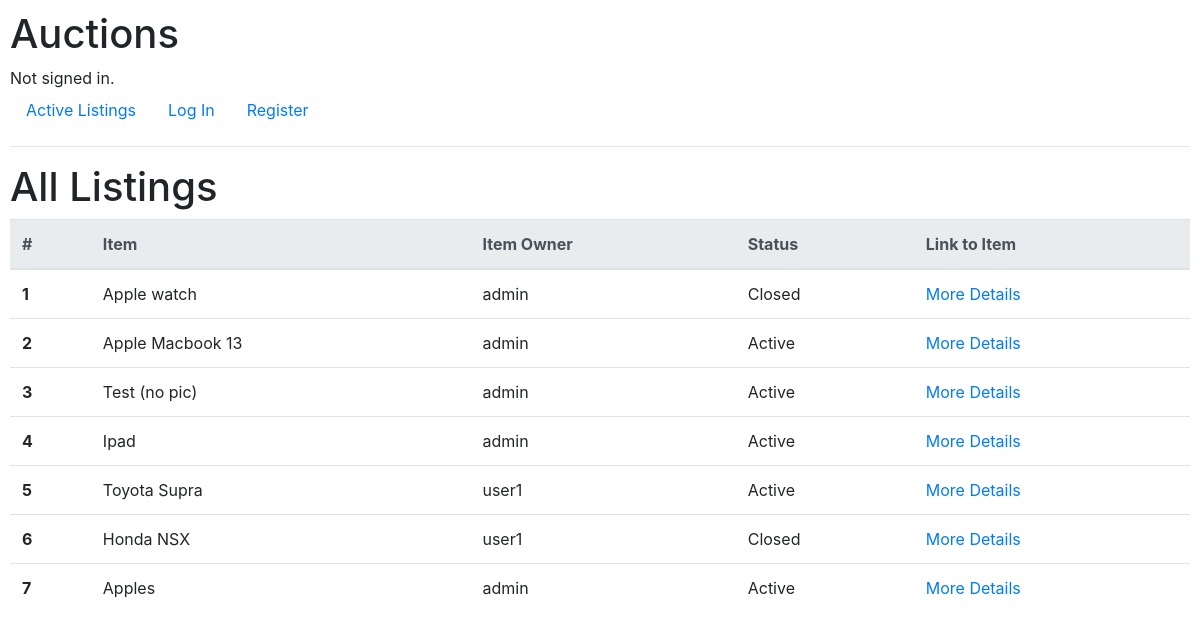
The app's page /view_all_listings with its own data.
### auctions/models.py (models this page shows, shortened)
class Auction(models.Model):
    item_name = models.CharField(max_length=64)
    item_category = models.ForeignKey(Category, on_delete=models.PROTECT, db_column="category")
    item_owner = models.ForeignKey(User, on_delete=models.CASCADE)
    item_image_url = models.URLField(max_length=256)
    item_starting_bid = models.DecimalField(max_digits=9, decimal_places=2)
    item_description = models.CharField(max_length=255)
    item_is_active = models.BooleanField(default=True)
    users_watching = models.ManyToManyField(User, blank=True, related_name='watching') # Call by (User obj).watching.all()

class User(AbstractUser):
    def __str__(self):
        return f"{self.username}"

### auctions/views.py (the view)
# urls.py: path("view_all_listings", views.view_all_listings, name="view_all_listings"),
def view_all_listings(request):
    if request.method =='GET':
        items = Auction.objects.all()
        return render(request, "auctions/all_listings.html", {
            "listings": items
        })

### auctions/templates/auctions/all_listings.html
{% extends "auctions/layout.html" %}
{% block body %}
    <h1>All Listings</h1>
      <table class="table">
        <thead class="thead-light">
          <tr>
            <th scope="col">#</th>
            <th scope="col">Item</th>
            <th scope="col">Item Owner</th>
            <th scope="col">Status</th>
            <th scope="col">Link to Item </th>
          </tr>
        </thead>
        <tbody>
            {% for listing in listings %}
            <tr>
                <th scope="row">{{ forloop.counter }}</th>
                <td>{{ listing.item_name }}</td>
                <td>{{ listing.item_owner }}</td>
                {% if listing.item_is_active %}
                    <td>Active</td>
                {% else %}
                    <td>Closed</td>
                {% endif %}
                <td><a href="{% url 'show_listing' listing.id %}">More Details</a></td>
              </tr>
            {% empty %}
            There are no listing records available.
            {% endfor %}
{% endblock %}

### auctions/static/auctions/styles.css (style rules this page uses)
body { padding: 10px; }

### records on screen
Auction: item_name "Apple watch", item_owner "admin", item_is_active "Closed"
Auction: item_name "Apple Macbook 13", item_owner "admin", item_is_active "Active"
Auction: item_name "Test (no pic)", item_owner "admin", item_is_active "Active"
Auction: item_name "Ipad", item_owner "admin", item_is_active "Active"
Auction: item_name "Toyota Supra", item_owner "user1", item_is_active "Active"
Auction: item_name "Honda NSX", item_owner "user1", item_is_active "Closed"
Auction: item_name "Apples", item_owner "admin", item_is_active "Active"
